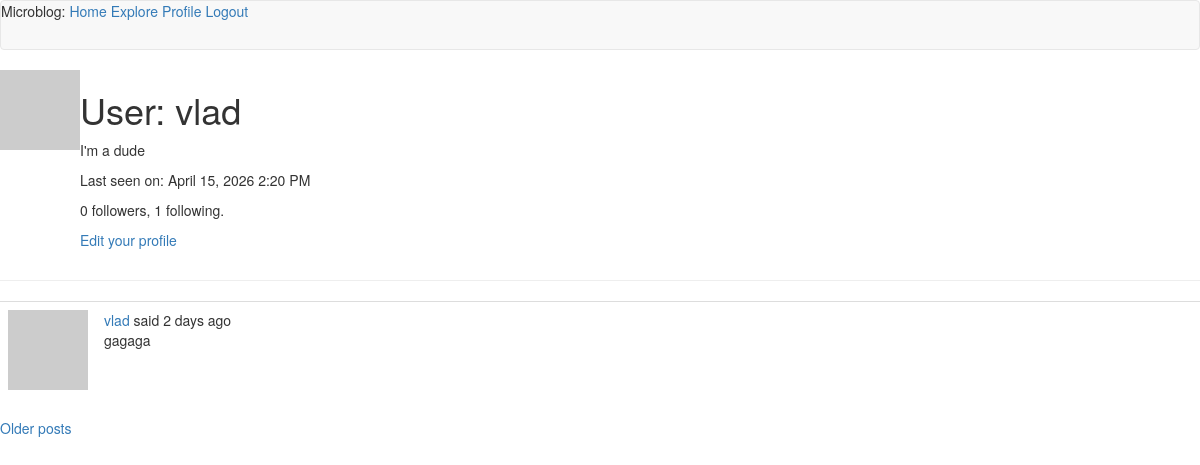
/user/vlad (signed in), run on an earlier commit of the app's database.
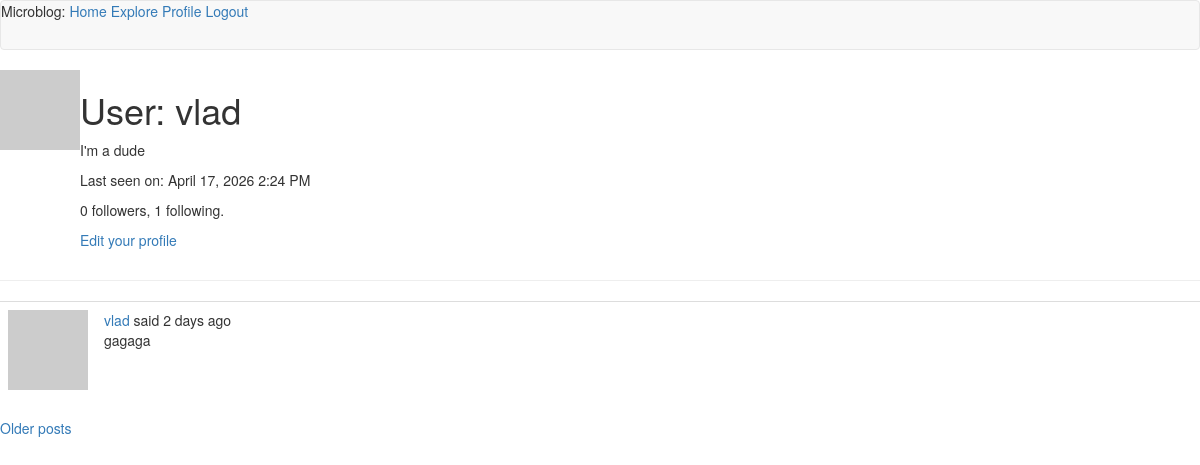
And on a later commit of the database.
### app/models.py (models this page shows, shortened)
class User(UserMixin, db.Model):
    id = db.Column(db.Integer, primary_key=True)
    username = db.Column(db.String(64), index=True, unique=True)
    email = db.Column(db.String(120), index=True, unique=True)
    password_hash = db.Column(db.String(128))
    posts = db.relationship('Post', backref='author', lazy='dynamic')
    about_me = db.Column(db.String(140))
    last_seen = db.Column(db.DateTime, default=datetime.utcnow)
    followed = db.relationship(
        'User', secondary=followers,
        primaryjoin=(followers.c.follower_id == id),
        secondaryjoin=(followers.c.followed_id == id),
        backref=db.backref('followers', lazy='dynamic'), lazy='dynamic')
    def followed_posts(self):
        followed = Post.query.join(
            followers, (followers.c.followed_id == Post.user_id)).filter(
                followers.c.follower_id == self.id)
        own = Post.query.filter_by(user_id=self.id)
        return followed.union(own).order_by(Post.timestamp.desc())
    def avatar(self, size):
        digest = md5(self.email.lower().encode('utf-8')).hexdigest()
        return 'https://www.gravatar.com/avatar/{}?d=identicon&s={}'.format(digest, size)

class Post(db.Model):
    id = db.Column(db.Integer, primary_key=True)
    body = db.Column(db.String(140))
    timestamp = db.Column(db.DateTime, index=True, default=datetime.utcnow)
    user_id = db.Column(db.Integer, db.ForeignKey('user.id'))
    language = db.Column(db.String(5))

### app/auth/routes.py (the view)
@app.route('/user/<username>')
@login_required
def user(username):
    user = User.query.filter_by(username=username).first_or_404()
    page = request.args.get('page', 1, type=int)
    posts = current_user.followed_posts().paginate(
        page=page, per_page=app.config['POSTS_PER_PAGE'], error_out=False)
    next_url = url_for('user', username=user.username, page=posts.next_num) \
        if posts.has_next else None
    prev_url = url_for('user', username=user.username, page=posts.prev_num) \
        if posts.has_prev else None
    return render_template('user.html', user=user, posts=posts.items,
                           next_url=next_url, prev_url=prev_url)

### app/auth/routes.py (called while the page is built)
@app.before_request
def before_request():
    if current_user.is_authenticated:
        current_user.last_seen = datetime.utcnow()
        db.session.commit()

### app/models.py (called while the page is built)
@login.user_loader
def load_user(id):
    return User.query.get(int(id))

### app/templates/user.html (shortened to what this page needs)
{% extends "base.html" %}
{% block content %}
    <table>
        <tr valign="top">
            <td><img src="{{ user.avatar(128) }}"></td>
            <td>
                <h1>User: {{ user.username }}</h1>
                {% if user.about_me %}<p>{{ user.about_me }}</p>{% endif %}
                {% if user.last_seen %}<p>Last seen on: {{ moment(user.last_seen).format('LLL') }}</p>{% endif %}
                <p>{{ user.followers.count() }} followers, {{ user.followed.count() }} following.</p>
                {% if user == current_user %}
                    <p><a href="{{ url_for('edit_profile') }}">Edit your profile</a></p>
                {% elif not current_user.is_following(user) %}
                    <p><a href="{{ url_for('follow', username=user.username) }}">Follow</a></p>
                {% else %}
                <p><a href="{{ url_for('unfollow', username=user.username) }}">Unfollow</a></p>
                {% endif %}
            </td>
        </tr>
    </table>
    <hr>
    {% for post in posts %}
        {% include '_post.html' %}
    {% endfor %}
    {% if next_url %}
        <a href="{{ next_url }}">Older posts</a>
    {% endif %}
{% endblock %}

### app/templates/base.html (shortened to what this page needs)
{% extends 'bootstrap/base.html' %}
{% block navbar %}
    <nav class="navbar navbar-default">
        Microblog:
        <a href="{{ url_for('index') }}">Home</a>
        {% if current_user.is_anonymous %}
        <a href="{{ url_for('login') }}">Login</a>
        {% else %}
        <a href="{{ url_for('explore') }}">Explore</a>
        <a href="{{ url_for('user', username=current_user.username) }}">Profile</a>
        <a href="{{ url_for('logout') }}">Logout</a>
        {% endif %}
    </nav>
{% endblock %}

### app/templates/_post.html (shortened to what this page needs)
<table class="table table-hover">
    <tr>
        <td width="70px">
            <a href="{{ url_for('user', username=post.author.username) }}">
                <img src="{{ post.author.avatar(70) }}" />
            </a>
        </td>
        <td>
            {{ _('%(username)s said %(when)s',
                username=user_link,
            when=moment(post.timestamp).fromNow()) }}
            <br> {{ post.body }}
        </td>
    </tr>
</table>

What changed in the data, as far as the page shows it:
changed User "vlad": last_seen "April 15, 2026 2:20 PM" → "April 17, 2026 2:24 PM"
